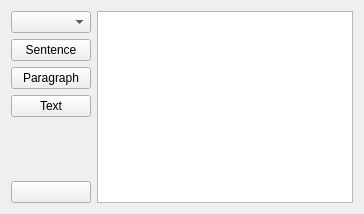
            <widget class="QWidget" name="tabTextGenerator">
             <attribute name="title">
              <string>TextGenerator</string>
             </attribute>
             <layout class="QGridLayout" name="gridLayout_22">
              <item row="0" column="0">
               <layout class="QVBoxLayout" name="verticalLayout_4">
                <item>
                 <layout class="QHBoxLayout" name="horizontalLayout_7">
                  <item>
                   <layout class="QVBoxLayout" name="verticalLayout_6">
                    <item>
                     <widget class="QComboBox" name="cbxLorem"/>
                    </item>
                    <item>
                     <widget class="QPushButton" name="btnLoremSentence">
                      <property name="text">
                       <string>Sentence</string>
                      </property>
                     </widget>
                    </item>
                    <item>
                     <widget class="QPushButton" name="btnLoremParagraph">
                      <property name="text">
                       <string>Paragraph</string>
                      </property>
                     </widget>
                    </item>
                    <item>
                     <widget class="QPushButton" name="btnLoremText">
                      <property name="text">
                       <string>Text</string>
                      </property>
                     </widget>
                    </item>
                    <item>
                     <spacer name="verticalSpacer_4">
                      <property name="orientation">
                       <enum>Qt::Vertical</enum>
                      </property>
                      <property name="sizeHint" stdset="0">
                       <size>
                        <width>20</width>
                        <height>40</height>
                       </size>
                      </property>
                     </spacer>
                    </item>
                    <item>
                     <widget class="QPushButton" name="btnLoremCopy">
                      <property name="text">
                       <string/>
                      </property>
                      <property name="icon">
                       <iconset>
                        <normaloff>pix/16x16/Clipboard Paste.png</normaloff>pix/16x16/Clipboard Paste.png</iconset>
                      </property>
                     </widget>
                    </item>
                   </layout>
                  </item>
                  <item>
                   <widget class="QPlainTextEdit" name="txtLorem"/>
                  </item>
                 </layout>
                </item>
               </layout>
              </item>
             </layout>
            </widget>
